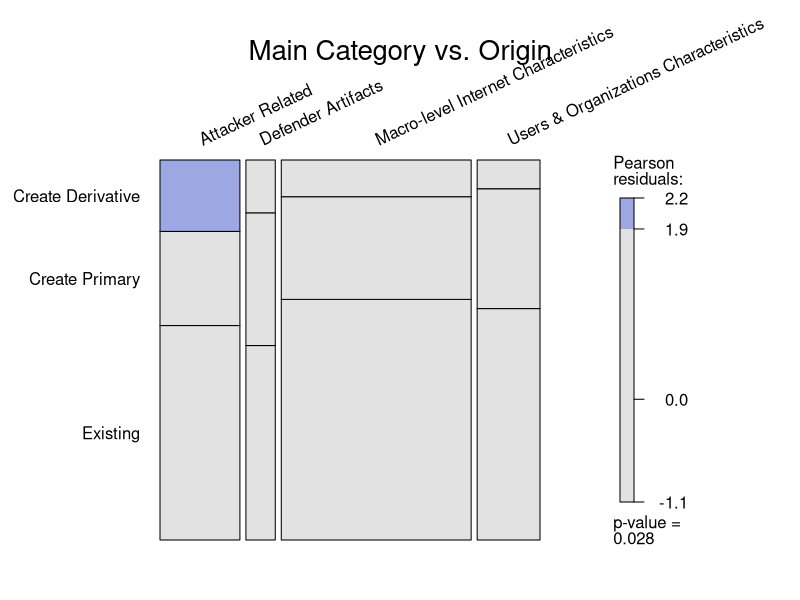
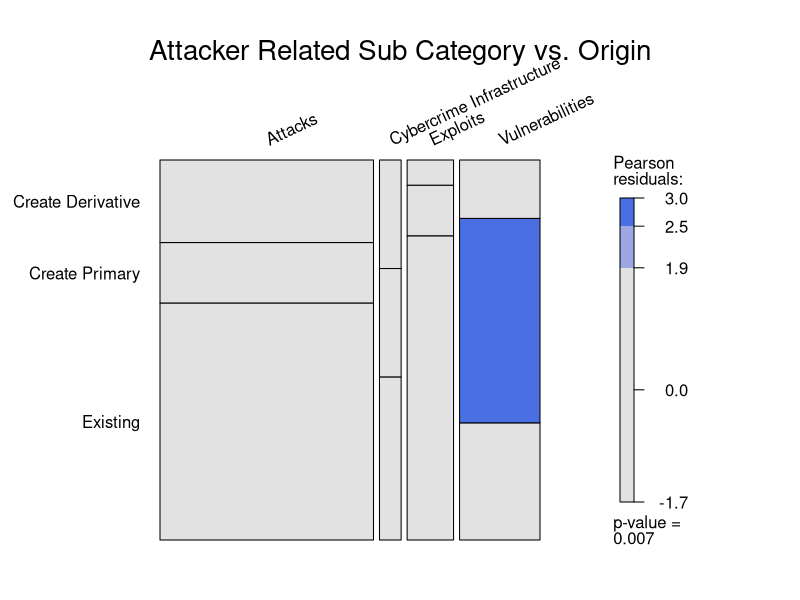
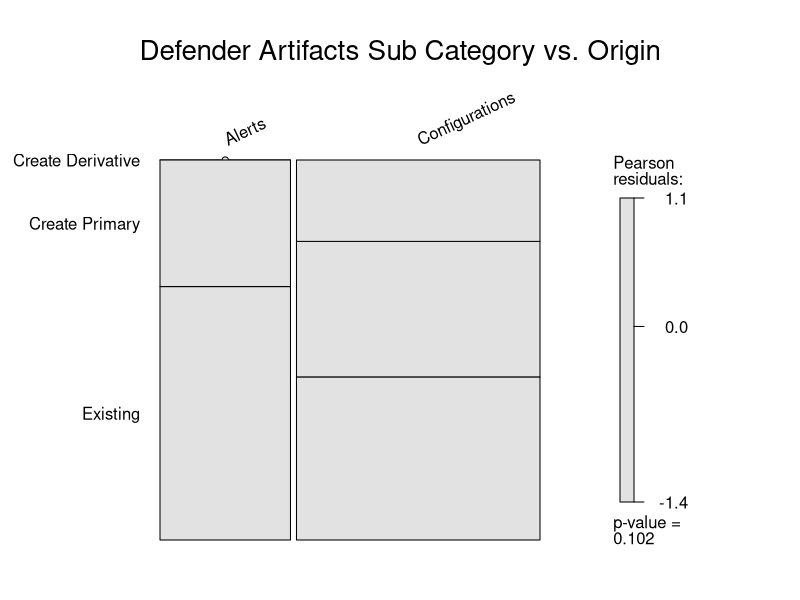
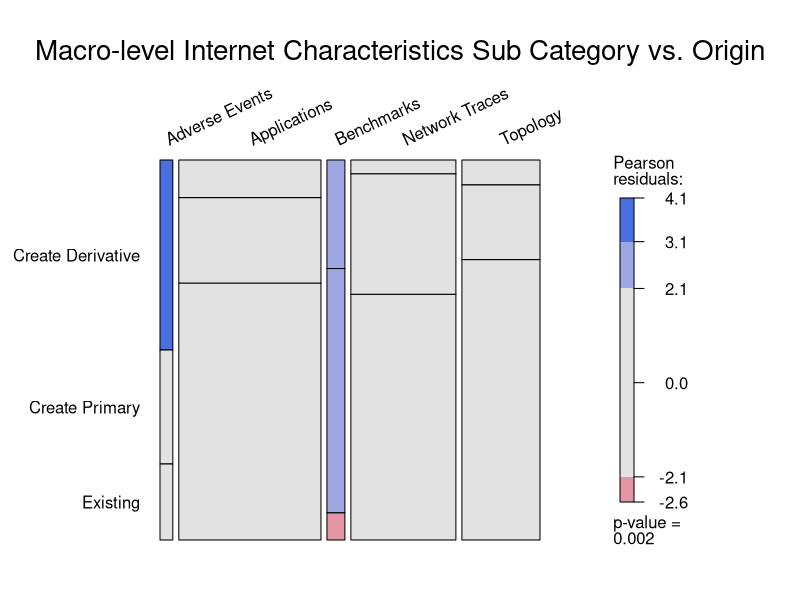
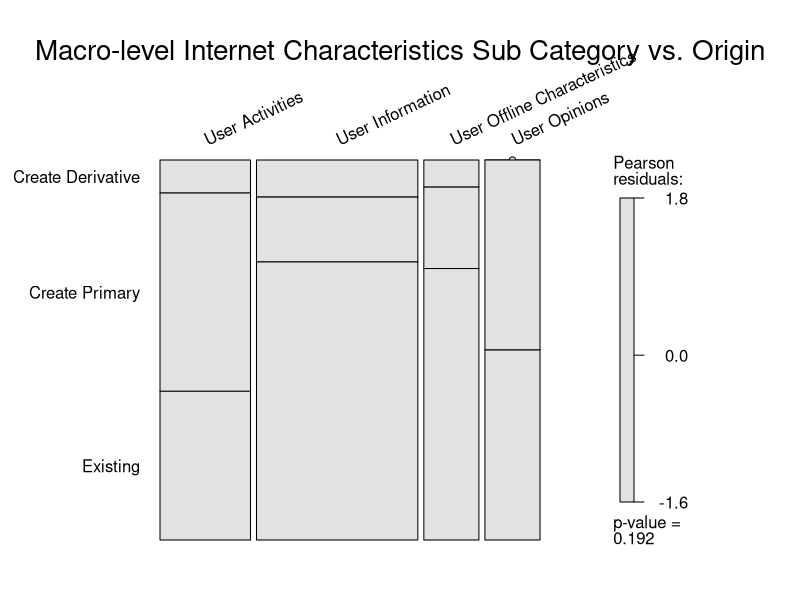
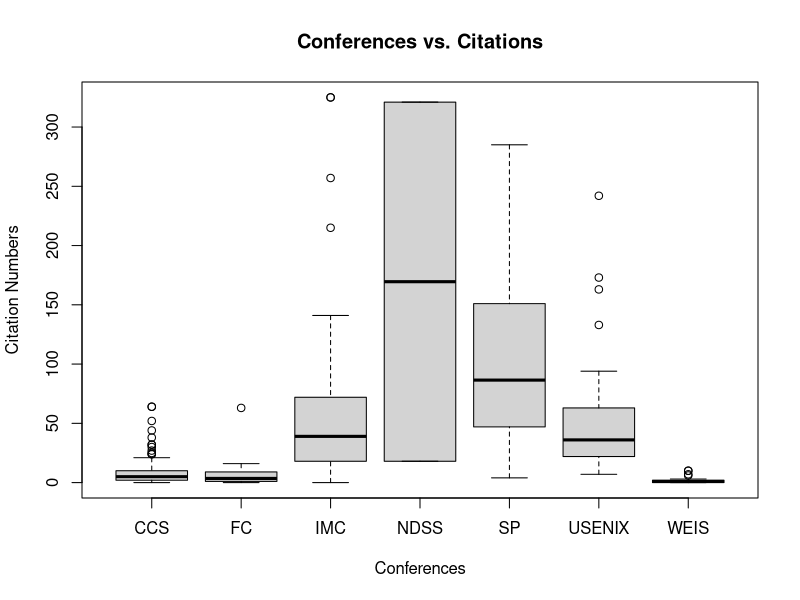
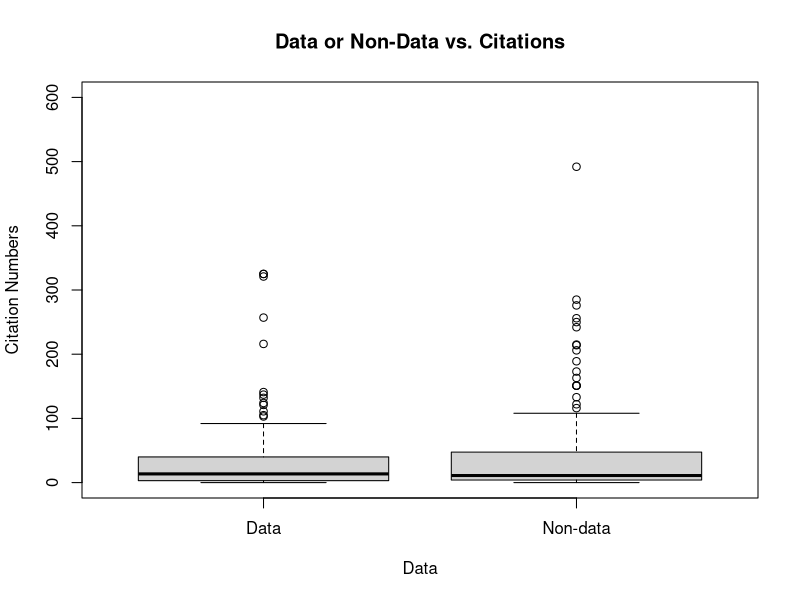
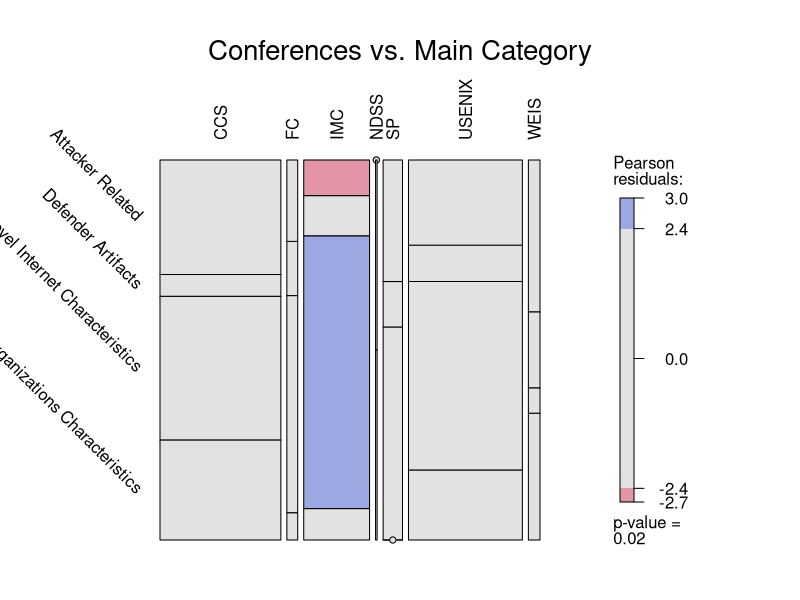

Here is the R script that generated these plots, in order:
#Muwei Zheng
#Plotting with R

#set working dir
setwd('~/Documents/github/SecurityDataUsage/')

#install necessary package:
#install.packages('vcd')
library(grid)
library(vcd)

#read data
dt <- read.csv('muweiprove.csv')
cit <- read.csv('400papersCitations.csv')

#Mosaic plot: main category vs. Origin
pdf('MainCatVSOrigin.pdf', width=10)
mosaic(Origin ~ Main.Category, data=dt,labeling=labeling_border(varnames=FALSE,rot_labels=c(25,0,0,0), just_labels=c('left', 'center', 'center','right')), direction='v', shade=TRUE, gp=shading_max, main='Main Category vs. Origin')
dev.off()

#Mosaic plot: subCat of attacker Related vs. Origin
attack <- dt[dt$Main.Category=='Attacker Related',]
attack$Sub.Category <- factor(attack$Sub.Category)
attack$Origin <- factor(attack$Origin)
pdf('subattackVSOrigin.pdf', width=10)
mosaic(Origin ~ Sub.Category, data=attack,labeling=labeling_border(varnames=FALSE,rot_labels=c(25,0,0,0), just_labels=c('left', 'center', 'center','right')), direction='v', shade=TRUE, gp=shading_max, main='Attacker Related Sub Category vs. Origin')
dev.off()

#Mosaic plot: subCat of Defender Artifacts vs. Origin
defArt <- dt[dt$Main.Category=='Defender Artifacts',]
defArt$Sub.Category <- factor(defArt$Sub.Category)
defArt$Origin <- factor(defArt$Origin)
pdf('defArtVSOrigin.pdf', width=10)
mosaic(Origin ~ Sub.Category, data=defArt,labeling=labeling_border(varnames=FALSE,rot_labels=c(25,0,0,0), just_labels=c('left', 'center', 'center','right')), direction='v', shade=TRUE, gp=shading_max, main='Defender Artifacts Sub Category vs. Origin')
dev.off()

#Mosaicplot: subCat of Macro-level Internet Characteristics vs. Origin
macroNet <- dt[dt$Main.Category=='Macro-level Internet Characteristics',]
macroNet$Sub.Category <- factor(macroNet$Sub.Category)
macroNet$Origin <- factor(macroNet$Origin)
pdf('macroNetVSOrigin.pdf', width=10)
mosaic(Origin ~ Sub.Category, data=macroNet,labeling=labeling_border(varnames=FALSE,rot_labels=c(25,0,0,0), just_labels=c('left', 'center', 'center','right')), direction='v', shade=TRUE, gp=shading_max, main='Macro-level Internet Characteristics Sub Category vs. Origin')
dev.off()

#Mosaicplot: subCat of Users & Organizations Characteristics vs. Origin
users <- dt[dt$Main.Category=='Users & Organizations Characteristics',]
users$Sub.Category <- factor(users$Sub.Category)
users$Origin <- factor(users$Origin)
pdf('usersVSOrigin.pdf', width=10)
mosaic(Origin ~ Sub.Category, data=users,labeling=labeling_border(varnames=FALSE,rot_labels=c(25,0,0,0), just_labels=c('left', 'center', 'center','right')), direction='v', shade=TRUE, gp=shading_max, main='Macro-level Internet Characteristics Sub Category vs. Origin')
dev.off()

#Box plot: citations vs. Conference
confCit <- cit[cit$Conf. %in% c('CCS','IMC','NDSS','USENIX','SP','FC','WEIS', 'CCS-AISEC', 'USENIX-CERT', 'FC-BTW'),]
confCit$Conf. <- factor(confCit$Conf.)
pdf('ConfVSCit.pdf')
boxplot(citeNum ~ Conf., data=confCit, main='Conferences vs. Citations', xlab='Conferences', ylab='Citation Numbers')
dev.off()

#Box plot: Data or Non-data vs. Citations
pdf('dataVSCit.pdf')
boxplot(citeNum ~ Data, data=cit, main='Data or Non-Data vs. Citations', ylim=c(0,600), ylab='Citation Numbers')
wilcox.test(citeNum ~ Data, data=cit)
dev.off()

#Mosaic plot: Conference vs. Categories.
confdt <- dt[dt$Conference %in% c('CCS','IMC','NDSS','USENIX','SP','FC','WEIS', 'CCS-AISEC', 'USENIX-CERT', 'FC-BTW'),]
confdt$Conference <- factor(confdt$Conference)
pdf('confVScat.pdf', width=14, height=10)
mosaic(Main.Category ~ Conference, data=confdt,labeling=labeling_border(varnames=FALSE,rot_labels=c(90,0,0,-45), just_labels=c('left', 'center', 'center','right')), direction='v', shade=TRUE, gp=shading_max, main='Conferences vs. Main Category')
dev.off()

#Mosaic plot: Conference vs. Data or Non-Data.
pdf('ConfVSdata.pdf', width=10)
mosaic(Data ~ Conf., data=confCit,labeling=labeling_border(varnames=FALSE,rot_labels=c(90,0,0,0), just_labels=c('left', 'center', 'center','right')), direction='v', shade=TRUE, gp=shading_max, main='Conferences vs. Data or Non-Data')
dev.off()

#box plot: Public or Non-public vs. Citations
pdf('publicVSCit.pdf')
boxplot(citeNum ~ Public, data=cit, main='Public or Non-Public vs. Citations', ylab='Citation Numbers')
wilcox.test(citeNum ~ Public, data=cit)
dev.off()

#Regression: Citation vs. Year
cit$Year <- as.numeric(cit$Year)
year <- c(1,2,3,4,5)
totalCite <- c(sum(cit$citeNum[cit$Year==2016],na.rm=TRUE), sum(cit$citeNum[cit$Year==2015]), sum(cit$citeNum[cit$Year==2014]), sum(cit$citeNum[cit$Year==2013]), sum(cit$citeNum[cit$Year==2012]))
wrapCite <- data.frame(year, totalCite)
pdf('numTotCiteVSyears.pdf')
plot(totalCite~year, data=wrapCite, xlab='Number of Years before 2017', ylab='Number of Total Citations', main='Number of Total Citations vs. Years \n(Linear Regression)')
abline(lm(totalCite~year, data=wrapCite))
dev.off()

#Main categories vs. Citations
pdf('mainCatVScit.pdf')
wrapCite$Attack <- c(sum(dt$citeNum[dt$Year=='2016' & dt$Main.Category=='Attacker Related'],na.rm=TRUE), sum(dt$citeNum[dt$Year=='2015' & dt$Main.Category=='Attacker Related'],na.rm=TRUE), sum(dt$citeNum[dt$Year=='2014' & dt$Main.Category=='Attacker Related'],na.rm=TRUE), sum(dt$citeNum[dt$Year=='2013' & dt$Main.Category=='Attacker Related'],na.rm=TRUE), sum(dt$citeNum[dt$Year=='2012' & dt$Main.Category=='Attacker Related'],na.rm=TRUE))
wrapCite$Defend <- c(sum(dt$citeNum[dt$Year=='2016' & dt$Main.Category=='Defender Artifacts'],na.rm=TRUE), sum(dt$citeNum[dt$Year=='2015' & dt$Main.Category=='Defender Artifacts'],na.rm=TRUE), sum(dt$citeNum[dt$Year=='2014' & dt$Main.Category=='Defender Artifacts'],na.rm=TRUE), sum(dt$citeNum[dt$Year=='2013' & dt$Main.Category=='Defender Artifacts'],na.rm=TRUE), sum(dt$citeNum[dt$Year=='2012' & dt$Main.Category=='Defender Artifacts'],na.rm=TRUE))
wrapCite$MacroInt <- c(sum(dt$citeNum[dt$Year=='2016' & dt$Main.Category=='Macro-level Internet Characteristics'],na.rm=TRUE), sum(dt$citeNum[dt$Year=='2015' & dt$Main.Category=='Macro-level Internet Characteristics'],na.rm=TRUE), sum(dt$citeNum[dt$Year=='2014' & dt$Main.Category=='Macro-level Internet Characteristics'],na.rm=TRUE), sum(dt$citeNum[dt$Year=='2013' & dt$Main.Category=='Macro-level Internet Characteristics'],na.rm=TRUE), sum(dt$citeNum[dt$Year=='2012' & dt$Main.Category=='Macro-level Internet Characteristics'],na.rm=TRUE))
wrapCite$Users <- c(sum(dt$citeNum[dt$Year=='2016' & dt$Main.Category=='Users & Organizations Characteristics'],na.rm=TRUE), sum(dt$citeNum[dt$Year=='2015' & dt$Main.Category=='Users & Organizations Characteristics'],na.rm=TRUE), sum(dt$citeNum[dt$Year=='2014' & dt$Main.Category=='Users & Organizations Characteristics'],na.rm=TRUE), sum(dt$citeNum[dt$Year=='2013' & dt$Main.Category=='Users & Organizations Characteristics'],na.rm=TRUE), sum(dt$citeNum[dt$Year=='2012' & dt$Main.Category=='Users & Organizations Characteristics'],na.rm=TRUE))
plot(Attack~year, data=wrapCite,type='l', col=2, xlab='Number of Years before 2017', ylab='Number of Total Citations', main='Main Categories vs. Citations', ylim=c(0,2100))
lines(Defend~year, data=wrapCite,type='l', col=3)
lines(MacroInt~year, data=wrapCite,type='l', col=4)
lines(Users~year, data=wrapCite,type='l', col=5)
legend('topleft', c('Attacker Related','Defender Artifacts','Macro-Level Internet Characteristics','Users & Organizations Characteristics'), fill=c(2:5))
dev.off()

#Barplot for Main categories
pdf('barCat.pdf')
cats <- c('Attacker Related','Defender Artifacts','Macro-Level Internet Characteristics','Users & Organizations Characteristics')
catCites <- c(sum(wrapCite$Attack), sum(wrapCite$Defend), sum(wrapCite$MacroInt), sum(wrapCite$Users))
c <- as.table(setNames(catCites, cats))
x <- barplot(c, xaxt='n', col='white', ylab='Number of Total Citations', main='Main Category vs. Total Citations')
labs <- cats
text(cex=1, x=x-.25, y=-1.25, labs, xpd=TRUE, srt=45)
dev.off()

#boxplot for main categories
pdf('boxCat.pdf')
boxplot(citeNum ~ Main.Category, data=dt, ylim=c(0,400), xaxt='n', ylab='Number of Citations', main='Main Category vs. Citations')
axis(1, labels = FALSE)
text(1:4, par("usr")[3] - 0.25, srt = 45, adj = 1, labels = labs, xpd = TRUE)
dev.off()


#regression: citation vs. year+conf
citConf <- cit[cit$Conf. %in% c('CCS','IMC','NDSS','USENIX','SP','FC','WEIS', 'CCS-AISEC', 'USENIX-CERT', 'FC-BTW'),]
citConf$yearPast <- (2017-citConf$Year)
citConf$Conf. <- factor(citConf$Conf.)
allpaperConf <- lm(citeNum~yearPast+Conf., data=citConf)

#regression: citation vs. Data or non-data
allpaperDataOrNot <- lm(citeNum~yearPast+Data, data=citConf)

#regression: datapaper create or exist
dtConf <- dt[dt$Conference %in% c('CCS','IMC','NDSS','USENIX','SP','FC','WEIS', 'CCS-AISEC', 'USENIX-CERT', 'FC-BTW'),]
dtConf$yearPast <- (2017-dtConf$Year)
dtConf$Conference <- factor(dtConf$Conference)
dtConf$Exist <- ifelse(dtConf$Origin=='Existing', 'Yes', 'No')
datapaperExist <- lm(citeNum~Exist, data=dtConf)


#regression: datapaper category
datapaperCat <- lm(citeNum~yearPast+Main.Category, data=dtConf)



